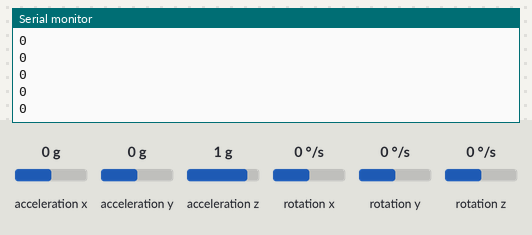
A sketch run on a simulated Arduino Uno, built with avr-gcc and run on an emulated ATmega328P. Shown: the last lines printed to the serial monitor. The test bench sets the inputs (shaded band); at power-on: acceleration x 0 g, acceleration y 0 g, acceleration z 1 g, rotation z 0 °/s, rotation x 0 °/s, rotation y 0 °/s.

Above: at 4.2 s.
4.3 s: acceleration x set to -1.4 g
At 4.58 s:
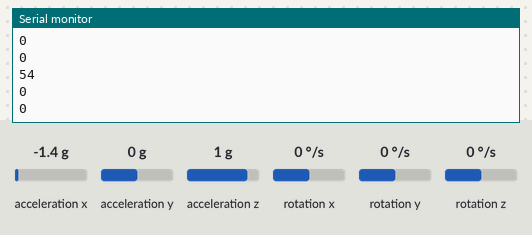
5.8 s: acceleration y set to -1.4 g
At 6.0 s:
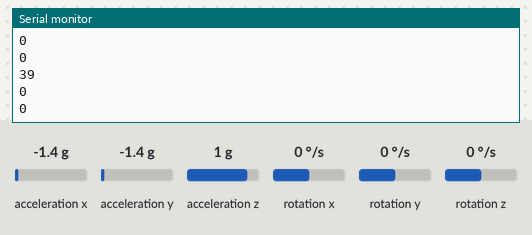
7.3 s: acceleration z set to -1.4 g
At 7.62 s:
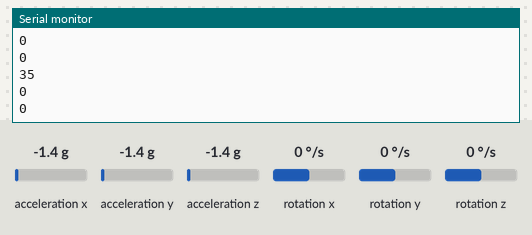
8.8 s: rotation z set to 100 °/s
At 9.03 s:
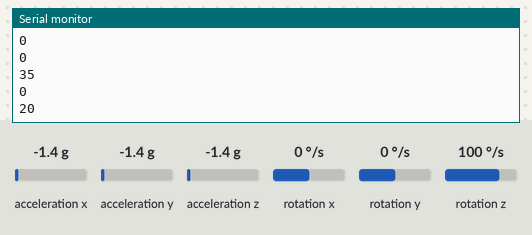
Timing chart, 0 to 11.3 s (numbered marks = the images above; inputs shaded):
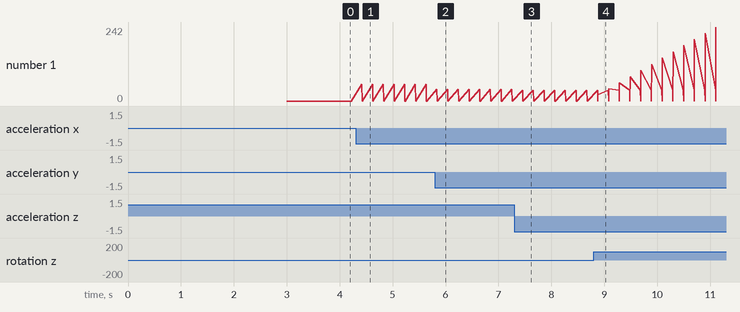

The sketch:

transmitter.ino
```cpp
#include <MPU6050_tockn.h>
#include <Wire.h>
//#include <SPI.h>
//#include <nRF24L01.h>
//#include <RF24.h>


MPU6050 mpu6050(Wire);

//RF24 radio(7, 8); // Create an instance of the radio module using pin 9 for CE and pin 10 for CSN
//const byte address[6] = "00001"; // Set the address for the radio module

// Variables to store the filtered angle readings
double roll = 0, pitch = 0, yaw = 0;

// Define variables for the PID control loop
unsigned long prevTime;
double prevError;

volatile int pos ;

// Filter coefficients
const double alpha = 0.50;
const double dt = 0.01;
double filteredAngle, prevFilteredAngle;

void setup() {
  Serial.begin(9600);
/*
  radio.begin();
  radio.openWritingPipe(address);
  radio.setPALevel(RF24_PA_MIN);
  radio.stopListening();
*/
  Wire.begin();
  mpu6050.begin();
  mpu6050.calcGyroOffsets(true);
}

void loop() {
  mpu6050.update();
 /*
  int angle1 = map(mpu6050.getAngleY(),-90,90,0,180);/// pitch
  int angle2 = map(mpu6050.getAngleX(),-90,90,0,180);///roll
  int angle3 = map( mpu6050.getAngleZ(),-90,90,0,360);///yaw
  */
  int angle1 = mpu6050.getAngleY();/// pitch
  int angle2 = mpu6050.getAngleX();///roll
  int angle3 = mpu6050.getAngleZ();///yaw


  // Create a byte array to store the angle values
      if (angle1>255)
    angle1=255;
      else if (angle1<0)
    angle1=0;
      if (angle2>255)
    angle2=255;
     else if (angle2<0)
    angle2=0;
      if (angle3>255)
    angle3=255;
     else if (angle3<0)
    angle3=0;

  byte angles[3];
  angles[0] = (byte)angle1;
  angles[1] = (byte)angle2;
  angles[2] = (byte)angle3;

  // Send the angle values using the radio module
 // radio.write(&angles, sizeof(angles));
  Serial.println(angles[0]);
  Serial.println(angles[1]);
  Serial.println(angles[2]);

  delay(200);
}
```

Measured:
- after the input at 4.3 s, the serial monitor: prints a new line after 0.12 s (image 1)
- after the input at 5.8 s, the serial monitor: prints a new line at once (image 2)
- after the input at 7.3 s, the serial monitor: prints a new line after 0.16 s (image 3)
- after the input at 8.8 s, the serial monitor: prints a new line after 0.08 s (image 4)
- plotted number 1: 0 → 242 after the input at 8.8 s
